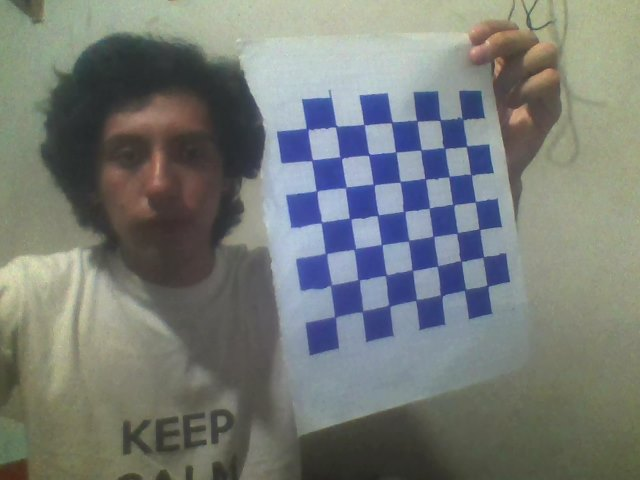
#> input picture calib/img/Snapshot_20150713.JPG, 640 x 480 px; its folder holds only this picture in this run
$ python test2.py
#> lines starting #> are read from the running program, lines starting #| are printed output that depends on the picture; after the words box and inside, x2 and y2 are one past the last pixel; in counts of white or black regions, pixels touching at a corner belong together
import cv2
import numpy as np
import glob


def draw(img, corners, imgpts):
    corner = tuple(corners[0].ravel())
    img = cv2.line(img, corner, tuple(imgpts[0].ravel()), (255, 0, 0), 5)
    img = cv2.line(img, corner, tuple(imgpts[1].ravel()), (0, 255, 0), 5)
    img = cv2.line(img, corner, tuple(imgpts[2].ravel()), (0, 0, 255), 5)
    return img


def drawCube(img, corners, imgpts):
    imgpts = np.int32(imgpts).reshape(-1, 2)

    # draw ground floor in green
    img = cv2.drawContours(img, [imgpts[:4]], -1, (0, 255, 0), -3)

    # draw pillars in blue color
    for i, j in zip(range(4), range(4, 8)):
        img = cv2.line(img, tuple(imgpts[i]), tuple(imgpts[j]), (255), 3)

    # draw top layer in red color
    img = cv2.drawContours(img, [imgpts[4:]], -1, (0, 0, 255), 3)

    return img

# Load previously saved data
with np.load('calib/data/Data.npz') as X:
#> (reads data/Data.npz from the repository)
    mtx, dist, _, _ = [X[i] for i in ('arr_0', 'arr_1', 'arr_2', 'arr_3')]

criteria = (cv2.TERM_CRITERIA_EPS + cv2.TERM_CRITERIA_MAX_ITER, 30, 0.001)
objp = np.zeros((7 * 7, 3), np.float32)
objp[:, :2] = np.mgrid[0:7, 0:7].T.reshape(-1, 2) * 20

corners3 = np.zeros((7 * 7, 2), np.float32)
axis = np.float32([[3, 0, 0], [0, 3, 0], [0, 0, -3]]).reshape(-1, 3) * 20
axis2 = np.float32([[0, 0, 0], [0, 3, 0], [3, 3, 0], [3, 0, 0], [
                   0, 0, -3], [0, 3, -3], [3, 3, -3], [3, 0, -3]]) * 20

for fname in glob.glob('calib/img/Snap*.jpg'):
    img = cv2.imread(fname)
#> img is the input picture: shape (480, 640, 3); mean B, G, R 119.1, 123.2, 118.7
    gray = cv2.cvtColor(img, cv2.COLOR_BGR2GRAY)
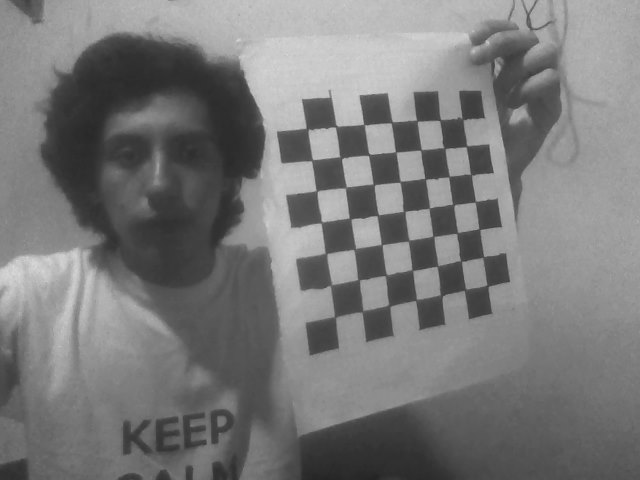
#> gray: shape (480, 640); min 36, max 218, mean 121.4
    ret, corners = cv2.findChessboardCorners(gray, (7, 7), None)
#> ret = True; corners = 49 rows, first 8: [463.3, 119.7], [466.5, 146.2], [471.1, 174.6], [475.3, 201.6], [479.4, 229.3], [483.7, 256.5], [487.5, 285.5], [440, 120.5]

    if ret is True:
        corners2 = cv2.cornerSubPix(
            gray, corners, (11, 11), (-1, -1), criteria)
#> corners2 = 49 rows, first 8: [462.4, 118.7], [466.4, 146.2], [470.9, 174.5], [475.5, 201.8], [479.3, 229.2], [483.3, 256.9], [487.5, 285.9], [440, 120.2]

        # Find the rotation and translation vectors.
        retval, rvecs, tvecs = cv2.solvePnP(objp, corners2, mtx, dist)
#> retval = True; rvecs = [-0.271, -0.258, 1.42]; tvecs = [142.2, -76.1, 401.2]

        # project 3D points to image plane
        # imgpts, jac = cv2.projectPoints(axis, rvecs, tvecs, mtx, dist)
        imgpts, jac = cv2.projectPoints(axis2, rvecs, tvecs, mtx, dist)
#> imgpts = [[462.8, 118.8], [390.7, 122.9], [403.8, 211.1], [475.6, 201.5], [528, 100], [447.4, 104], [463.4, 206.3], [541.8, 196]]

        img = drawCube(img, corners2, imgpts)
#> in drawCube, `imgpts = np.int32(imgpts).reshape(-1, 2)`: imgpts = [[462, 118], [390, 122], [403, 211], [475, 201], [527, 100], [447, 103], [463, 206], [541, 195]]
#> in drawCube, `img = cv2.drawContours(img, [imgpts[:4]], -1, (0, 255, 0), -3)`:
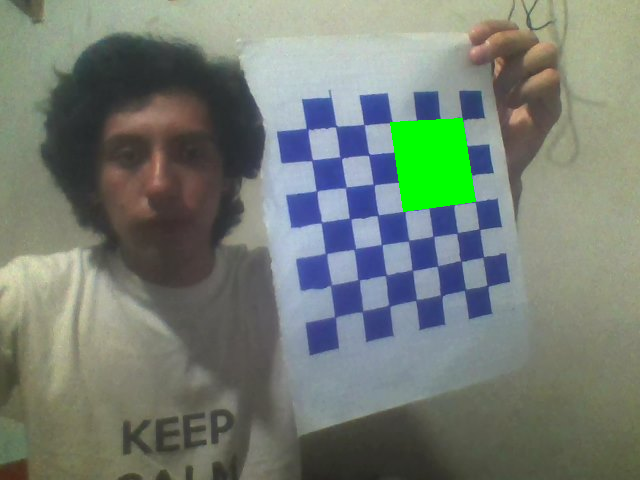
#> img: shape (480, 640, 3); 2.1% of pixels changed, all inside (x1, y1, x2, y2) = (390, 118, 476, 212)
#> the loop in drawCube, `for i, j in zip(range(4), range(4, 8)):` made 4 passes
#> pass 1, in drawCube, `img = cv2.line(img, tuple(imgpts[i]), tuple(imgpts[j]), (255), 3)`:
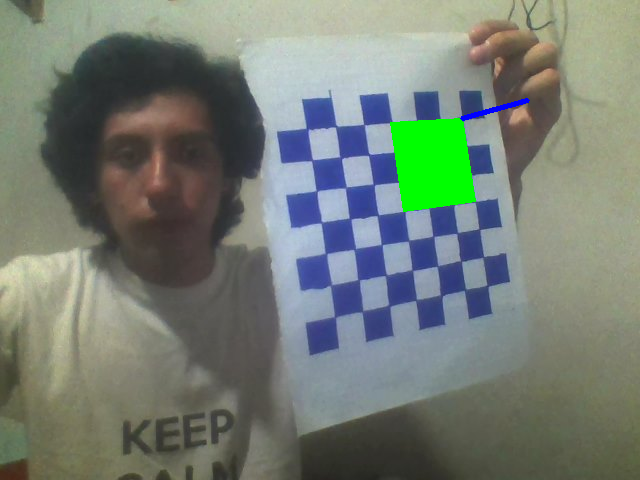
#> img: shape (480, 640, 3); 0.12% of pixels changed, all inside (x1, y1, x2, y2) = (460, 98, 530, 121)
#> pass 2, in drawCube, `img = cv2.line(img, tuple(imgpts[i]), tuple(imgpts[j]), (255), 3)`:
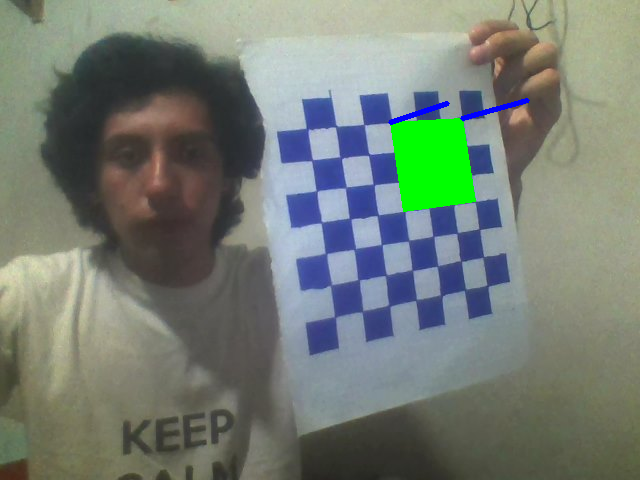
#> img: shape (480, 640, 3); 0.11% of pixels changed, all inside (x1, y1, x2, y2) = (388, 101, 450, 125)
#> pass 3, in drawCube, `img = cv2.line(img, tuple(imgpts[i]), tuple(imgpts[j]), (255), 3)`:
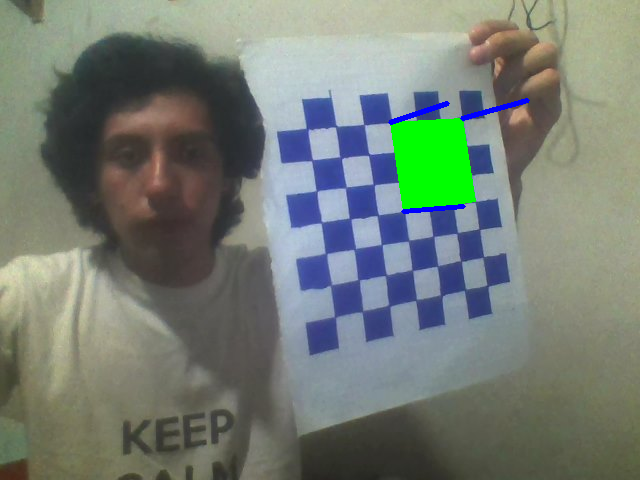
#> img: shape (480, 640, 3); 0.1% of pixels changed, all inside (x1, y1, x2, y2) = (401, 204, 466, 214)
#> after the loop in drawCube, `for i, j in zip(range(4), range(4, 8)):`:
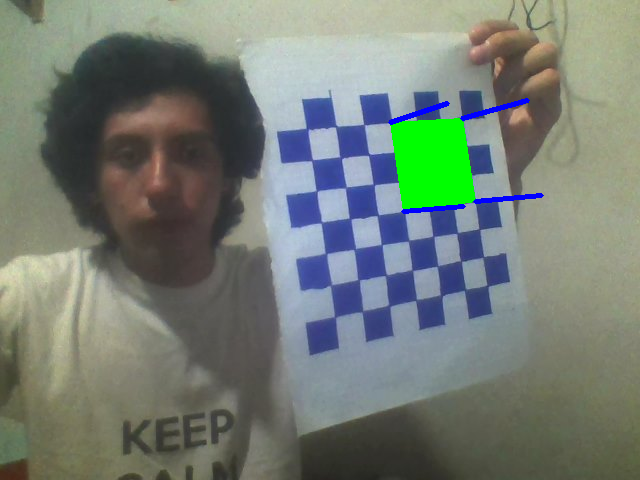
#> img: shape (480, 640, 3); 0.11% of pixels changed, all inside (x1, y1, x2, y2) = (473, 193, 544, 204)
#> in drawCube, `img = cv2.drawContours(img, [imgpts[4:]], -1, (0, 0, 255), 3)`:
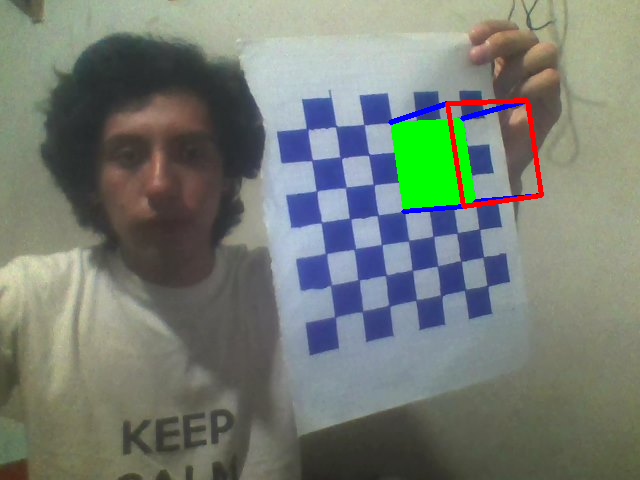
#> img: shape (480, 640, 3); 0.57% of pixels changed, all inside (x1, y1, x2, y2) = (445, 98, 544, 209)
        cv2.imshow('img', img)
        k = cv2.waitKey(0) & 0xff
#> (key Esc is pressed here)
        if k == 's':
            cv2.imwrite('axis' + fname, img)

cv2.destroyAllWindows()
